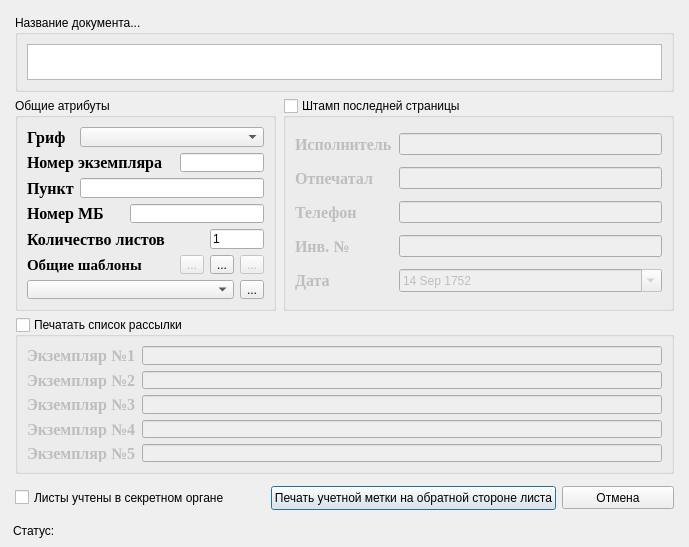
<?xml version="1.0" encoding="UTF-8"?>
<ui version="4.0">
 <class>workField</class>
 <widget class="QDialog" name="workField">
  <property name="geometry">
   <rect>
    <x>0</x>
    <y>0</y>
    <width>689</width>
    <height>547</height>
   </rect>
  </property>
  <property name="windowTitle">
   <string>Dialog</string>
  </property>
  <widget class="QWidget" name="centralWidget" native="true">
   <property name="geometry">
    <rect>
     <x>10</x>
     <y>10</y>
     <width>669</width>
     <height>505</height>
    </rect>
   </property>
   <widget class="QGroupBox" name="reciversListGroupBoxChecked">
    <property name="geometry">
     <rect>
      <x>5</x>
      <y>307</y>
      <width>659</width>
      <height>157</height>
     </rect>
    </property>
    <property name="title">
     <string>Печатать список рассылки</string>
    </property>
    <property name="checkable">
     <bool>true</bool>
    </property>
    <property name="checked">
     <bool>false</bool>
    </property>
    <layout class="QGridLayout" name="gridLayout_4">
     <item row="0" column="0">
      <widget class="QLabel" name="label_17">
       <property name="font">
        <font>
         <family>Times New Roman</family>
         <pointsize>12</pointsize>
         <weight>75</weight>
         <bold>true</bold>
        </font>
       </property>
       <property name="text">
        <string>Экземпляр №1</string>
       </property>
      </widget>
     </item>
     <item row="0" column="1">
      <widget class="QLineEdit" name="reciverOne_lineEd">
       <property name="enabled">
        <bool>false</bool>
       </property>
      </widget>
     </item>
     <item row="1" column="0">
      <widget class="QLabel" name="label_18">
       <property name="font">
        <font>
         <family>Times New Roman</family>
         <pointsize>12</pointsize>
         <weight>75</weight>
         <bold>true</bold>
        </font>
       </property>
       <property name="text">
        <string>Экземпляр №2</string>
       </property>
      </widget>
     </item>
     <item row="1" column="1">
      <widget class="QLineEdit" name="reciverTwo_lineEd">
       <property name="enabled">
        <bool>false</bool>
       </property>
      </widget>
     </item>
     <item row="2" column="0">
      <widget class="QLabel" name="label_19">
       <property name="font">
        <font>
         <family>Times New Roman</family>
         <pointsize>12</pointsize>
         <weight>75</weight>
         <bold>true</bold>
        </font>
       </property>
       <property name="text">
        <string>Экземпляр №3</string>
       </property>
      </widget>
     </item>
     <item row="3" column="0">
      <widget class="QLabel" name="label_20">
       <property name="font">
        <font>
         <family>Times New Roman</family>
         <pointsize>12</pointsize>
         <weight>75</weight>
         <bold>true</bold>
        </font>
       </property>
       <property name="text">
        <string>Экземпляр №4</string>
       </property>
      </widget>
     </item>
     <item row="4" column="0">
      <widget class="QLabel" name="label_21">
       <property name="font">
        <font>
         <family>Times New Roman</family>
         <pointsize>12</pointsize>
         <weight>75</weight>
         <bold>true</bold>
        </font>
       </property>
       <property name="text">
        <string>Экземпляр №5</string>
       </property>
      </widget>
     </item>
     <item row="3" column="1">
      <widget class="QLineEdit" name="reciverFour_lineEd">
       <property name="enabled">
        <bool>false</bool>
       </property>
       <property name="inputMask">
        <string/>
       </property>
       <property name="text">
        <string/>
       </property>
      </widget>
     </item>
     <item row="2" column="1">
      <widget class="QLineEdit" name="reciverThree_lineEd">
       <property name="enabled">
        <bool>false</bool>
       </property>
       <property name="inputMask">
        <string/>
       </property>
      </widget>
     </item>
     <item row="4" column="1">
      <widget class="QLineEdit" name="reciverFive_lineEd">
       <property name="enabled">
        <bool>false</bool>
       </property>
       <property name="inputMask">
        <string/>
       </property>
       <property name="text">
        <string/>
       </property>
      </widget>
     </item>
    </layout>
   </widget>
   <widget class="QGroupBox" name="commonGroupBox">
    <property name="enabled">
     <bool>true</bool>
    </property>
    <property name="geometry">
     <rect>
      <x>5</x>
      <y>88</y>
      <width>261</width>
      <height>213</height>
     </rect>
    </property>
    <property name="title">
     <string>Общие атрибуты</string>
    </property>
    <layout class="QGridLayout" name="gridLayout">
     <item row="0" column="0">
      <widget class="QLabel" name="label">
       <property name="font">
        <font>
         <family>Times New Roman</family>
         <pointsize>12</pointsize>
         <weight>75</weight>
         <bold>true</bold>
        </font>
       </property>
       <property name="text">
        <string>Гриф</string>
       </property>
      </widget>
     </item>
     <item row="0" column="1" colspan="5">
      <widget class="QComboBox" name="secretCBox">
       <property name="currentIndex">
        <number>-1</number>
       </property>
      </widget>
     </item>
     <item row="1" column="0" colspan="3">
      <widget class="QLabel" name="label_2">
       <property name="font">
        <font>
         <family>Times New Roman</family>
         <pointsize>12</pointsize>
         <weight>75</weight>
         <bold>true</bold>
        </font>
       </property>
       <property name="text">
        <string>Номер экземпляра</string>
       </property>
      </widget>
     </item>
     <item row="1" column="3" colspan="3">
      <widget class="QLineEdit" name="copyNumberLineEd"/>
     </item>
     <item row="2" column="0">
      <widget class="QLabel" name="label_3">
       <property name="font">
        <font>
         <family>Times New Roman</family>
         <pointsize>12</pointsize>
         <weight>75</weight>
         <bold>true</bold>
        </font>
       </property>
       <property name="text">
        <string>Пункт</string>
       </property>
      </widget>
     </item>
     <item row="2" column="1" colspan="5">
      <widget class="QLineEdit" name="punktLineEd"/>
     </item>
     <item row="3" column="0" colspan="2">
      <widget class="QLabel" name="label_4">
       <property name="font">
        <font>
         <family>Times New Roman</family>
         <pointsize>12</pointsize>
         <weight>75</weight>
         <bold>true</bold>
        </font>
       </property>
       <property name="text">
        <string>Номер МБ</string>
       </property>
      </widget>
     </item>
     <item row="3" column="2" colspan="4">
      <widget class="QLineEdit" name="mbNumberLineEd"/>
     </item>
     <item row="4" column="0" colspan="3">
      <widget class="QLabel" name="label_15">
       <property name="font">
        <font>
         <family>Times New Roman</family>
         <pointsize>12</pointsize>
         <weight>75</weight>
         <bold>true</bold>
        </font>
       </property>
       <property name="text">
        <string>Количество листов</string>
       </property>
      </widget>
     </item>
     <item row="4" column="4" colspan="2">
      <widget class="QLineEdit" name="pageCountEd">
       <property name="inputMask">
        <string>Dddd; </string>
       </property>
       <property name="text">
        <string>1</string>
       </property>
      </widget>
     </item>
     <item row="5" column="0" colspan="3">
      <widget class="QLabel" name="tmplLabel">
       <property name="font">
        <font>
         <family>Times New Roman</family>
         <pointsize>11</pointsize>
         <weight>75</weight>
         <italic>false</italic>
         <bold>true</bold>
         <kerning>false</kerning>
        </font>
       </property>
       <property name="text">
        <string>Общие шаблоны</string>
       </property>
      </widget>
     </item>
     <item row="5" column="3">
      <widget class="QToolButton" name="editTemplatesTBtn">
       <property name="enabled">
        <bool>false</bool>
       </property>
       <property name="toolTip">
        <string>Редактирование текщего шаблона</string>
       </property>
       <property name="text">
        <string>...</string>
       </property>
       <property name="icon">
        <iconset>
         <normaloff>:/images/handbook.png</normaloff>:/images/handbook.png</iconset>
       </property>
      </widget>
     </item>
     <item row="5" column="4">
      <widget class="QToolButton" name="addTemplatesTBtn">
       <property name="enabled">
        <bool>true</bool>
       </property>
       <property name="text">
        <string>...</string>
       </property>
       <property name="icon">
        <iconset>
         <normaloff>:/images/edit_add.png</normaloff>:/images/edit_add.png</iconset>
       </property>
      </widget>
     </item>
     <item row="5" column="5">
      <widget class="QToolButton" name="dellTemplatesTBtn">
       <property name="enabled">
        <bool>false</bool>
       </property>
       <property name="text">
        <string>...</string>
       </property>
       <property name="icon">
        <iconset>
         <normaloff>:/images/edit_remove.png</normaloff>:/images/edit_remove.png</iconset>
       </property>
      </widget>
     </item>
     <item row="6" column="0" colspan="5">
      <widget class="QComboBox" name="templatesCbox">
       <property name="toolTip">
        <string>Выберите шаблон,который будет примен к текущему документу</string>
       </property>
       <property name="currentIndex">
        <number>-1</number>
       </property>
      </widget>
     </item>
     <item row="6" column="5">
      <widget class="QToolButton" name="switch_Local_GlolbalBtn">
       <property name="toolTip">
        <string>Выбор общих или индивидуальных шаблонов</string>
       </property>
       <property name="text">
        <string>...</string>
       </property>
       <property name="icon">
        <iconset>
         <normaloff>:/images/user-32.png</normaloff>:/images/user-32.png</iconset>
       </property>
       <property name="checkable">
        <bool>true</bool>
       </property>
      </widget>
     </item>
    </layout>
   </widget>
   <widget class="QGroupBox" name="titleGroupBox">
    <property name="geometry">
     <rect>
      <x>5</x>
      <y>5</y>
      <width>659</width>
      <height>77</height>
     </rect>
    </property>
    <property name="title">
     <string>Название документа...</string>
    </property>
    <layout class="QGridLayout" name="gridLayout_3">
     <item row="0" column="0">
      <widget class="QPlainTextEdit" name="docName_plainTextEdit">
       <property name="enabled">
        <bool>true</bool>
       </property>
       <property name="maximumSize">
        <size>
         <width>641</width>
         <height>41</height>
        </size>
       </property>
       <property name="verticalScrollBarPolicy">
        <enum>Qt::ScrollBarAsNeeded</enum>
       </property>
       <property name="horizontalScrollBarPolicy">
        <enum>Qt::ScrollBarAlwaysOff</enum>
       </property>
       <property name="plainText">
        <string/>
       </property>
      </widget>
     </item>
    </layout>
   </widget>
   <widget class="QPushButton" name="cancelBtn">
    <property name="geometry">
     <rect>
      <x>552</x>
      <y>476</y>
      <width>112</width>
      <height>23</height>
     </rect>
    </property>
    <property name="text">
     <string>Отмена</string>
    </property>
   </widget>
   <widget class="QCheckBox" name="paperAccountsOutSide">
    <property name="enabled">
     <bool>true</bool>
    </property>
    <property name="geometry">
     <rect>
      <x>5</x>
      <y>479</y>
      <width>250</width>
      <height>17</height>
     </rect>
    </property>
    <property name="text">
     <string>Листы учтены в секретном органе</string>
    </property>
   </widget>
   <widget class="QPushButton" name="previewBtn">
    <property name="enabled">
     <bool>true</bool>
    </property>
    <property name="geometry">
     <rect>
      <x>261</x>
      <y>476</y>
      <width>285</width>
      <height>24</height>
     </rect>
    </property>
    <property name="text">
     <string>Печать учетной метки на обратной стороне листа</string>
    </property>
    <property name="icon">
     <iconset>
      <normaloff>:/images/win/fileprint.png</normaloff>:/images/win/fileprint.png</iconset>
    </property>
    <property name="autoDefault">
     <bool>true</bool>
    </property>
    <property name="default">
     <bool>true</bool>
    </property>
   </widget>
   <widget class="QGroupBox" name="lastPageGroupBoxChecked">
    <property name="enabled">
     <bool>true</bool>
    </property>
    <property name="geometry">
     <rect>
      <x>273</x>
      <y>88</y>
      <width>391</width>
      <height>213</height>
     </rect>
    </property>
    <property name="title">
     <string>Штамп последней страницы</string>
    </property>
    <property name="checkable">
     <bool>true</bool>
    </property>
    <property name="checked">
     <bool>false</bool>
    </property>
    <layout class="QGridLayout" name="gridLayout_2">
     <item row="0" column="0">
      <widget class="QLabel" name="label_5">
       <property name="font">
        <font>
         <family>Times New Roman</family>
         <pointsize>12</pointsize>
         <weight>75</weight>
         <bold>true</bold>
        </font>
       </property>
       <property name="text">
        <string>Исполнитель</string>
       </property>
      </widget>
     </item>
     <item row="0" column="1">
      <widget class="QLineEdit" name="executor_lineEd">
       <property name="enabled">
        <bool>false</bool>
       </property>
      </widget>
     </item>
     <item row="1" column="0">
      <widget class="QLabel" name="label_6">
       <property name="font">
        <font>
         <family>Times New Roman</family>
         <pointsize>12</pointsize>
         <weight>75</weight>
         <bold>true</bold>
        </font>
       </property>
       <property name="text">
        <string>Отпечатал</string>
       </property>
      </widget>
     </item>
     <item row="1" column="1">
      <widget class="QLineEdit" name="pressman_lineEd">
       <property name="enabled">
        <bool>false</bool>
       </property>
      </widget>
     </item>
     <item row="2" column="0">
      <widget class="QLabel" name="label_7">
       <property name="font">
        <font>
         <family>Times New Roman</family>
         <pointsize>12</pointsize>
         <weight>75</weight>
         <bold>true</bold>
        </font>
       </property>
       <property name="text">
        <string>Телефон</string>
       </property>
      </widget>
     </item>
     <item row="3" column="0">
      <widget class="QLabel" name="label_8">
       <property name="font">
        <font>
         <family>Times New Roman</family>
         <pointsize>12</pointsize>
         <weight>75</weight>
         <bold>true</bold>
        </font>
       </property>
       <property name="text">
        <string>Инв. №</string>
       </property>
      </widget>
     </item>
     <item row="5" column="0">
      <widget class="QLabel" name="label_9">
       <property name="font">
        <font>
         <family>Times New Roman</family>
         <pointsize>12</pointsize>
         <weight>75</weight>
         <bold>true</bold>
        </font>
       </property>
       <property name="text">
        <string>Дата</string>
       </property>
      </widget>
     </item>
     <item row="3" column="1">
      <widget class="QLineEdit" name="invNumber_lineEd">
       <property name="enabled">
        <bool>false</bool>
       </property>
       <property name="inputMask">
        <string/>
       </property>
       <property name="text">
        <string/>
       </property>
      </widget>
     </item>
     <item row="2" column="1">
      <widget class="QLineEdit" name="telephone_lineEd">
       <property name="enabled">
        <bool>false</bool>
       </property>
       <property name="inputMask">
        <string notr="true"/>
       </property>
      </widget>
     </item>
     <item row="5" column="1">
      <widget class="QDateEdit" name="dateField_dateEd">
       <property name="enabled">
        <bool>false</bool>
       </property>
       <property name="dateTime">
        <datetime>
         <hour>0</hour>
         <minute>0</minute>
         <second>0</second>
         <year>1752</year>
         <month>9</month>
         <day>14</day>
        </datetime>
       </property>
       <property name="calendarPopup">
        <bool>true</bool>
       </property>
      </widget>
     </item>
    </layout>
   </widget>
  </widget>
  <widget class="QWidget" name="horizontalLayoutWidget">
   <property name="geometry">
    <rect>
     <x>13</x>
     <y>520</y>
     <width>661</width>
     <height>21</height>
    </rect>
   </property>
   <layout class="QHBoxLayout" name="horizontalLayout">
    <item>
     <widget class="QLabel" name="AnsLabel">
      <property name="text">
       <string>Статус:</string>
      </property>
     </widget>
    </item>
   </layout>
  </widget>
 </widget>
 <resources/>
 <connections>
  <connection>
   <sender>lastPageGroupBoxChecked</sender>
   <signal>toggled(bool)</signal>
   <receiver>executor_lineEd</receiver>
   <slot>setEnabled(bool)</slot>
   <hints>
    <hint type="sourcelabel">
     <x>478</x>
     <y>204</y>
    </hint>
    <hint type="destinationlabel">
     <x>529</x>
     <y>139</y>
    </hint>
   </hints>
  </connection>
  <connection>
   <sender>lastPageGroupBoxChecked</sender>
   <signal>toggled(bool)</signal>
   <receiver>pressman_lineEd</receiver>
   <slot>setEnabled(bool)</slot>
   <hints>
    <hint type="sourcelabel">
     <x>478</x>
     <y>204</y>
    </hint>
    <hint type="destinationlabel">
     <x>529</x>
     <y>174</y>
    </hint>
   </hints>
  </connection>
  <connection>
   <sender>lastPageGroupBoxChecked</sender>
   <signal>toggled(bool)</signal>
   <receiver>telephone_lineEd</receiver>
   <slot>setEnabled(bool)</slot>
   <hints>
    <hint type="sourcelabel">
     <x>478</x>
     <y>204</y>
    </hint>
    <hint type="destinationlabel">
     <x>529</x>
     <y>209</y>
    </hint>
   </hints>
  </connection>
  <connection>
   <sender>lastPageGroupBoxChecked</sender>
   <signal>toggled(bool)</signal>
   <receiver>invNumber_lineEd</receiver>
   <slot>setEnabled(bool)</slot>
   <hints>
    <hint type="sourcelabel">
     <x>478</x>
     <y>204</y>
    </hint>
    <hint type="destinationlabel">
     <x>529</x>
     <y>244</y>
    </hint>
   </hints>
  </connection>
  <connection>
   <sender>lastPageGroupBoxChecked</sender>
   <signal>toggled(bool)</signal>
   <receiver>dateField_dateEd</receiver>
   <slot>setEnabled(bool)</slot>
   <hints>
    <hint type="sourcelabel">
     <x>478</x>
     <y>204</y>
    </hint>
    <hint type="destinationlabel">
     <x>529</x>
     <y>279</y>
    </hint>
   </hints>
  </connection>
  <connection>
   <sender>reciversListGroupBoxChecked</sender>
   <signal>toggled(bool)</signal>
   <receiver>reciverOne_lineEd</receiver>
   <slot>setEnabled(bool)</slot>
   <hints>
    <hint type="sourcelabel">
     <x>344</x>
     <y>395</y>
    </hint>
    <hint type="destinationlabel">
     <x>401</x>
     <y>349</y>
    </hint>
   </hints>
  </connection>
  <connection>
   <sender>reciversListGroupBoxChecked</sender>
   <signal>toggled(bool)</signal>
   <receiver>reciverTwo_lineEd</receiver>
   <slot>setEnabled(bool)</slot>
   <hints>
    <hint type="sourcelabel">
     <x>344</x>
     <y>395</y>
    </hint>
    <hint type="destinationlabel">
     <x>401</x>
     <y>375</y>
    </hint>
   </hints>
  </connection>
  <connection>
   <sender>reciversListGroupBoxChecked</sender>
   <signal>toggled(bool)</signal>
   <receiver>reciverThree_lineEd</receiver>
   <slot>setEnabled(bool)</slot>
   <hints>
    <hint type="sourcelabel">
     <x>344</x>
     <y>395</y>
    </hint>
    <hint type="destinationlabel">
     <x>401</x>
     <y>401</y>
    </hint>
   </hints>
  </connection>
  <connection>
   <sender>reciversListGroupBoxChecked</sender>
   <signal>toggled(bool)</signal>
   <receiver>reciverFour_lineEd</receiver>
   <slot>setEnabled(bool)</slot>
   <hints>
    <hint type="sourcelabel">
     <x>344</x>
     <y>395</y>
    </hint>
    <hint type="destinationlabel">
     <x>401</x>
     <y>427</y>
    </hint>
   </hints>
  </connection>
  <connection>
   <sender>reciversListGroupBoxChecked</sender>
   <signal>toggled(bool)</signal>
   <receiver>reciverFive_lineEd</receiver>
   <slot>setEnabled(bool)</slot>
   <hints>
    <hint type="sourcelabel">
     <x>344</x>
     <y>395</y>
    </hint>
    <hint type="destinationlabel">
     <x>401</x>
     <y>453</y>
    </hint>
   </hints>
  </connection>
  <connection>
   <sender>cancelBtn</sender>
   <signal>clicked()</signal>
   <receiver>workField</receiver>
   <slot>reject()</slot>
   <hints>
    <hint type="sourcelabel">
     <x>617</x>
     <y>497</y>
    </hint>
    <hint type="destinationlabel">
     <x>344</x>
     <y>261</y>
    </hint>
   </hints>
  </connection>
 </connections>
</ui>
